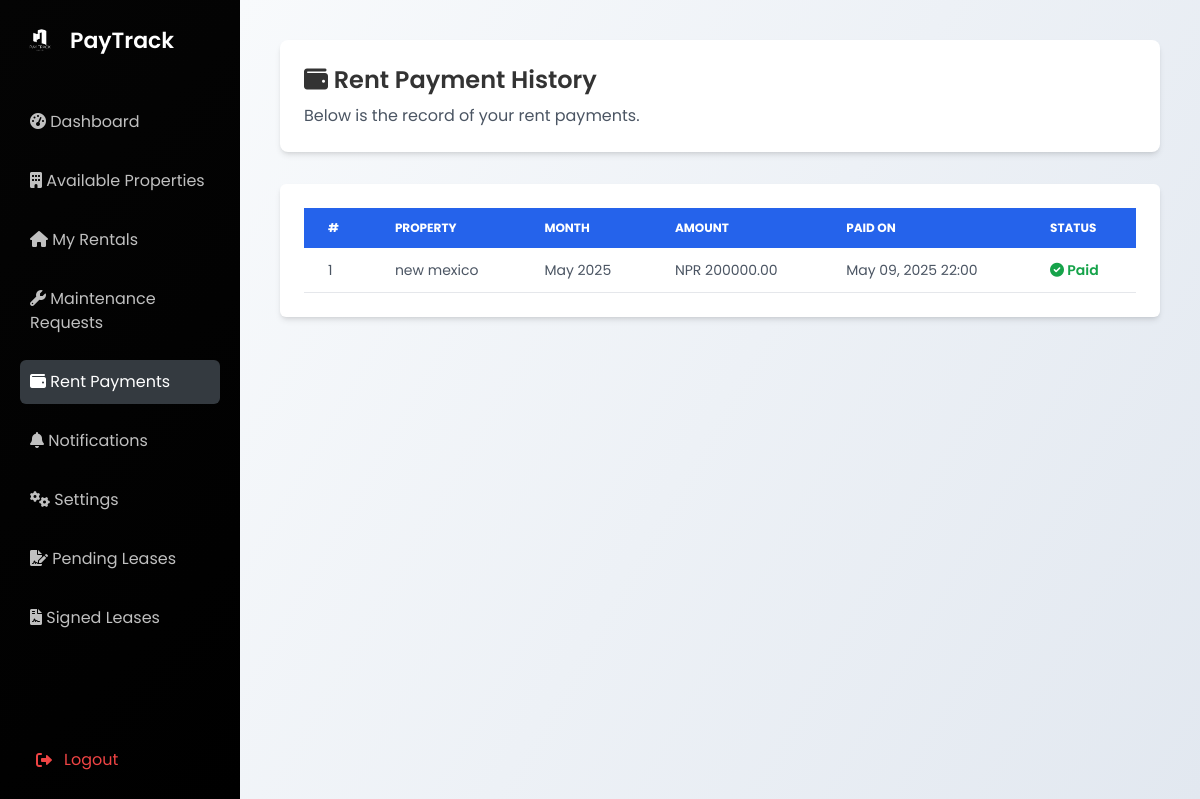
/tenant/rent-payments/ (signed in), run on an earlier commit of the app's database.
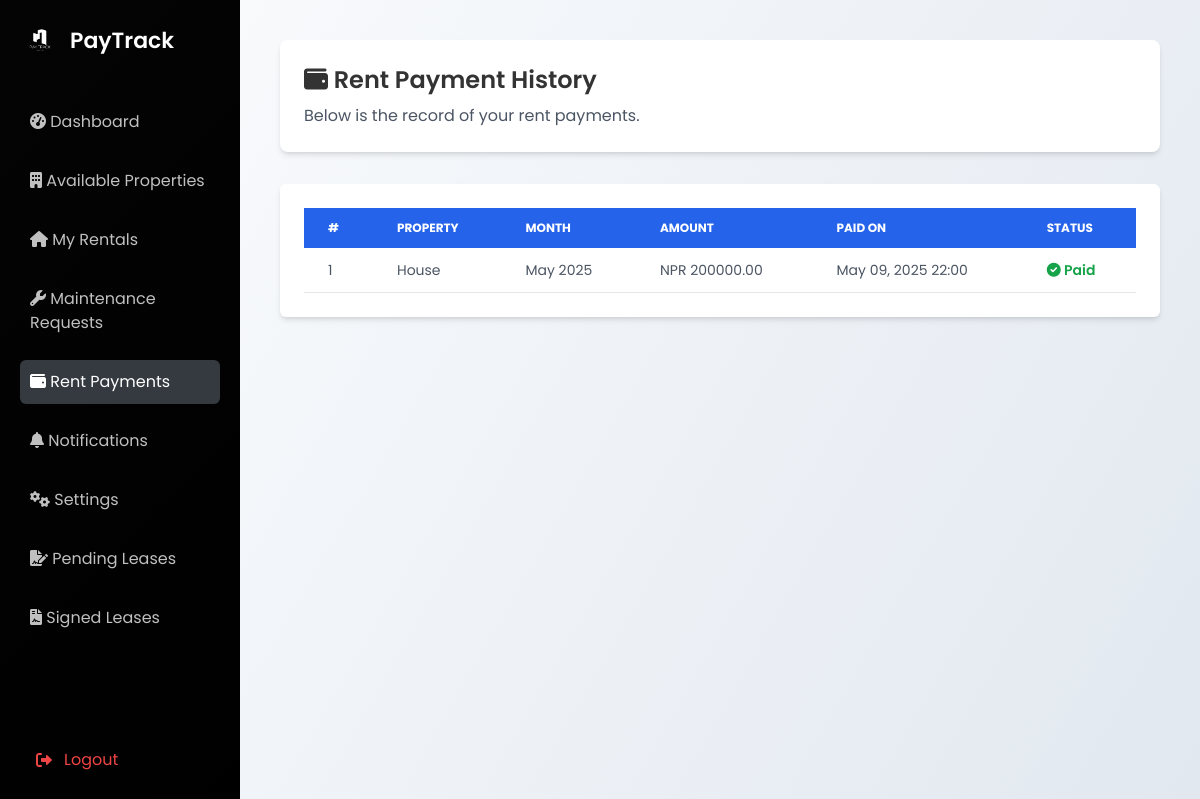
And on a later commit of the database.
### user/models.py (models this page shows, shortened)
class RentPayment(models.Model):
    rental = models.ForeignKey(Rental, on_delete=models.CASCADE, related_name='payments')
    month = models.DateField()  # store the first day of the rent month
    amount_paid = models.DecimalField(max_digits=10, decimal_places=2)
    paid_on = models.DateTimeField(auto_now_add=True)
    is_paid = models.BooleanField(default=True)

class Rental(models.Model):
    tenant = models.ForeignKey(
        settings.AUTH_USER_MODEL,
        on_delete=models.CASCADE,
        limit_choices_to={'user_type': 'tenant'}
    )
    property = models.ForeignKey(Property, on_delete=models.CASCADE)
    rent_amount = models.DecimalField(max_digits=10, decimal_places=2)
    start_date = models.DateField()
    end_date = models.DateField(blank=True, null=True)
    is_active = models.BooleanField(default=True)

class Property(models.Model):
    PROPERTY_TYPES = [
        ('house', 'House'),
        ('apartment', 'Apartment'),
        ('villa', 'Villa'),
        ('land', 'Land'),
    ]
    homeowner = models.ForeignKey(
        settings.AUTH_USER_MODEL,
        on_delete=models.CASCADE,
        related_name='properties',
        null=True,
        blank=True
    )
    title = models.CharField(max_length=200, default="Unnamed Property")
    location = models.CharField(max_length=200, default="Unknown Location")
    property_type = models.CharField(max_length=20, choices=PROPERTY_TYPES, default='house')
    price = models.DecimalField(max_digits=10, decimal_places=2, default=0.00)
    bedrooms = models.IntegerField(null=True, blank=True, default=1)
    bathrooms = models.IntegerField(null=True, blank=True, default=1)
    description = models.TextField(default="No description available.")
    image = models.ImageField(upload_to='properties/', default='default_property.jpg')
    featured = models.BooleanField(default=False)
    is_available = models.BooleanField(default=True)  # New: To show if property is rented

### user/views.py (the view)
# urls.py: path('tenant/rent-payments/', views.rent_payments, name='rent_payments'),
@login_required
def rent_payments(request):
    if request.user.user_type != 'tenant':
        return redirect('dashboard')
    payments = RentPayment.objects.filter(rental__tenant=request.user).order_by('-month')
    return render(request, 'user/rent_payments.html', {'payments': payments})

### user/templates/user/rent_payments.html (shortened to what the changed rows need)
{% load static %}
<!DOCTYPE html>
<html lang="en">
<head>
  <link rel="stylesheet" href="{% static 'css/dashboard.css' %}">
  <link rel="stylesheet" href="https://cdnjs.cloudflare.com/ajax/libs/font-awesome/6.0.0-beta3/css/all.min.css">
  <script src="https://cdn.tailwindcss.com"></script>
</head>
<body class="bg-gray-100 font-poppins">
  <div class="min-h-screen flex">
    <main class="main-content space-y-8">
      <div class="bg-white shadow-md rounded-lg p-6 mb-6">
        <h1 class="text-2xl font-semibold mb-2"><i class="fas fa-wallet"></i> Rent Payment History</h1>
      </div>
      <div class="bg-white p-6 rounded-md shadow-md">
        {% if payments %}
          <div class="overflow-x-auto">
            <table class="min-w-full text-sm text-left text-gray-600">
              <thead class="text-xs text-white uppercase bg-blue-600">
                <tr>
                  <th class="py-3 px-6">#</th>
                  <th class="py-3 px-6">Property</th>
                  <th class="py-3 px-6">Month</th>
                  <th class="py-3 px-6">Amount</th>
                  <th class="py-3 px-6">Paid On</th>
                  <th class="py-3 px-6">Status</th>
                </tr>
              </thead>
              <tbody>
                {% for payment in payments %}
                <tr class="border-b hover:bg-gray-50">
                  <td class="py-3 px-6">{{ forloop.counter }}</td>
                  <td class="py-3 px-6">{{ payment.rental.property.title }}</td>
                  <td class="py-3 px-6">{{ payment.month|date:"F Y" }}</td>
                  <td class="py-3 px-6">NPR {{ payment.amount_paid|floatformat:2 }}</td>
                  <td class="py-3 px-6">{{ payment.paid_on|date:"M d, Y H:i" }}</td>
                  <td class="py-3 px-6">
                    {% if payment.is_paid %}
                      <span class="text-green-600 font-semibold"><i class="fas fa-check-circle"></i> Paid</span>
                    {% else %}
                      <span class="text-red-600 font-semibold"><i class="fas fa-times-circle"></i> Unpaid</span>
                    {% endif %}
                  </td>
                </tr>
                {% endfor %}
              </tbody>
            </table>
          </div>
        {% else %}
          <div class="text-center text-gray-500 py-12">
            <i class="fas fa-info-circle text-4xl mb-2 text-blue-400"></i>
            <p>No rent payment history found.</p>
          </div>
        {% endif %}
      </div>
    </main>
  </div>
</body>
</html>

What changed in the data, as far as the page shows it:
changed through a linked row, RentPayment: rental.property "new mexico" → "House"
